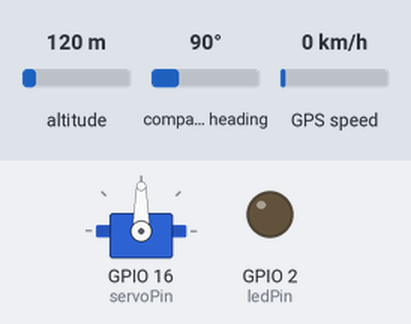
A sketch run on a simulated ESP32. Shown: servo, output pins drawn as LEDs (lit = HIGH). The inputs (shaded band) are chosen by the test bench; at power-on: altitude 120 m, compass heading 90°, GPS speed 0 km/h. WiFi joins after 1.5 s; servers stay silent unless stated; the GPS gets a fix after 3 s at 37.7749, -122.4194 with 8 satellites; what the sketch prints to the serial monitor is not drawn.

Above: at 1.55 s.
At 8.95 s:
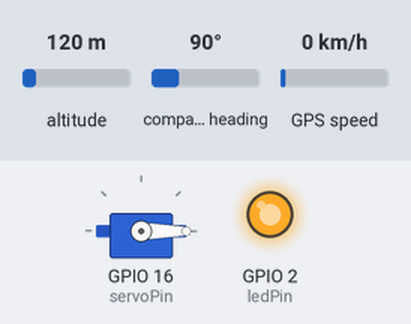
At 16.45 s:
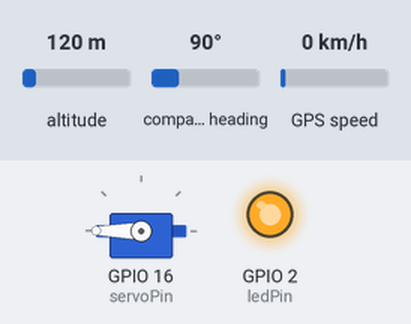
Timing chart, 0 to 21.0 s (numbered marks = the images above):
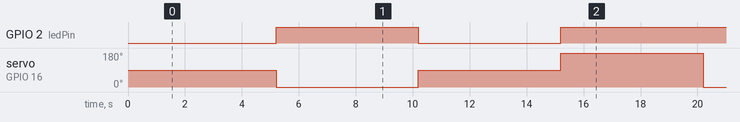

Measured:
- by itself, GPIO 2 (ledPin): repeats every 15.0 s: LOW 5.0 s, HIGH 10.0 s
- by itself, servo on GPIO 16 (servoPin): repeats every 15.0 s: 90° 5.0 s, 180° 5.0 s, 0° 5.0 s

The sketch:

raspberry-pi-pico-2w.ino
```cpp
#include <TinyGPS++.h>
#include <Servo.h>
#include <WiFi.h>

WiFiClient client;
Servo myServo;
TinyGPSPlus gps;

const char* ssid = "sejong-guest";
const char* password = "0234083114";
const char* host = "172.19.20.99";  // use the gateway device ip
const uint16_t port = 3002;

const int ledPin = LED_BUILTIN;

int servoPin = 16;
unsigned long lastMoveTime = 0;
int servoStage = 0;

unsigned long lastConnectAttempt = 0;
const unsigned long reconnectInterval = 5000; // for gps to try reconection every 5 s

void setup()
{
  Serial.begin(115200);
  Serial1.begin(9600);
  pinMode(ledPin, OUTPUT);
  myServo.attach(servoPin);

  // connect to wifi
  WiFi.begin(ssid, password);
  while (WiFi.status() != WL_CONNECTED)
  {
    delay(500);
    Serial.print(".");
  }
  Serial.println("\nWiFi Connected");
}

void loop()
{
  unsigned long currentMillis = millis();

  if (!client.connected())
  {
    if (currentMillis - lastConnectAttempt >= reconnectInterval)
    {
      lastConnectAttempt = currentMillis;
      client.connect(host, port);
    }
  }

  // non blocking servo logic
  if (currentMillis - lastMoveTime >= 5000)
  {
    lastMoveTime = currentMillis;
    if (servoStage == 0) { myServo.write(0);   digitalWrite(ledPin, HIGH); servoStage = 1; }
    else if (servoStage == 1) { myServo.write(90);  digitalWrite(ledPin, LOW);  servoStage = 2; }
    else { myServo.write(180); digitalWrite(ledPin, HIGH); servoStage = 0; }
  }

  // gps
  while (Serial1.available() > 0)
  {
    if (gps.encode(Serial1.read()))
    {
      if (gps.location.isUpdated() && gps.location.isValid())
      {
        String gpsData = "GPS," + String(gps.location.lat(), 6) + "," +
                          String(gps.location.lng(), 6) + "," +
                          String(gps.altitude.meters());

        if (client.connected())
        {
          client.println(gpsData);
        }
        Serial.println("Sent: " + gpsData);
      }
    }
  }
}
```
